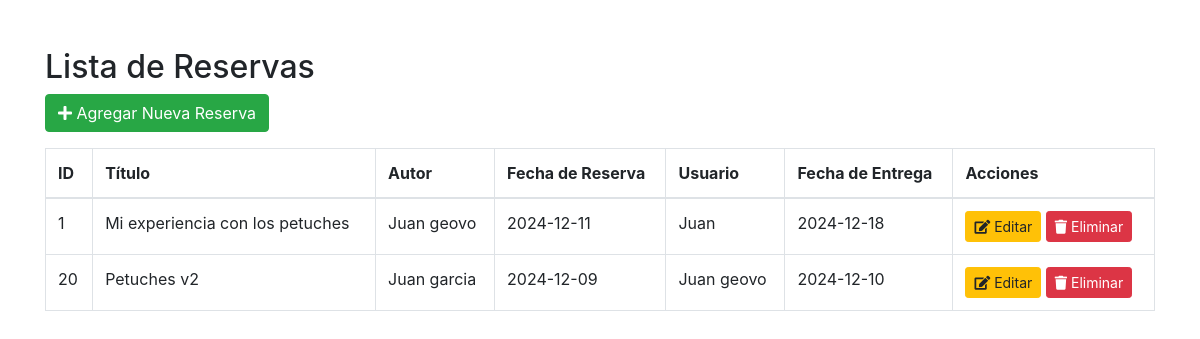
The page / on the database its author committed.
### tables this page shows
CREATE TABLE `reservas` (
  `id` int(11) NOT NULL,
  `titulo` varchar(255) NOT NULL,
  `autor` varchar(255) NOT NULL,
  `fecha_reserva` date NOT NULL,
  `usuario` varchar(255) NOT NULL,
  `fecha_entrega` date NOT NULL
);

### classes/CRUD.php (called while the page is built, shortened)
<?php
class CRUD {
    private $conn;
    public function __construct($db) {
        $this->conn = $db;
    }
    public function read() {
        $query = "SELECT * FROM reservas";
        $stmt = $this->conn->prepare($query);
        $stmt->execute();
        return $stmt;
    }
}
?>

### index.php (the view, shortened to what this page needs)
<?php
include 'classes/CRUD.php';
$database = new Database();
$db = $database->getConnection();
$crud = new CRUD($db);
$reservas = $crud->read();
?>
<!DOCTYPE html>
<html lang="es">
<head>
    <link href="https://stackpath.bootstrapcdn.com/bootstrap/4.5.2/css/bootstrap.min.css" rel="stylesheet">
    <link href="https://cdnjs.cloudflare.com/ajax/libs/font-awesome/5.15.3/css/all.min.css" rel="stylesheet">
    <link rel="stylesheet" href="https://cdn.jsdelivr.net/npm/sweetalert2@11/dist/sweetalert2.min.css">
</head>
<body>
    <div class="container mt-5 fade-in">
        <h2>Lista de Reservas</h2>
        <a href="crear.php" class="btn btn-success mb-3"><i class="fas fa-plus"></i> Agregar Nueva Reserva</a>
        <table class="table table-bordered">
            <thead>
                <tr>
                    <th>ID</th>
                    <th>Título</th>
                    <th>Autor</th>
                    <th>Fecha de Reserva</th>
                    <th>Usuario</th>
                    <th>Fecha de Entrega</th>
                    <th>Acciones</th>
                </tr>
            </thead>
            <tbody>
                <?php while ($reserva = $reservas->fetch(PDO::FETCH_ASSOC)) { ?>
                    <tr>
                        <td><?php echo $reserva['id']; ?></td>
                        <td><?php echo $reserva['titulo']; ?></td>
                        <td><?php echo $reserva['autor']; ?></td>
                        <td><?php echo $reserva['fecha_reserva']; ?></td>
                        <td><?php echo $reserva['usuario']; ?></td>
                        <td><?php echo $reserva['fecha_entrega']; ?></td>
                        <td>
                            <a href="editar.php?id=<?php echo $reserva['id']; ?>" class="btn btn-warning btn-sm"><i class="fas fa-edit"></i> Editar</a>
                            <a href="#" class="btn btn-danger btn-sm" onclick="confirmDelete(<?php echo $reserva['id']; ?>)"><i class="fas fa-trash"></i> Eliminar</a>
                        </td>
                    </tr>
                <?php } ?>
            </tbody>
        </table>
    </div>
</body>
</html>

### index.php (style rules this page uses)
.fade-in { animation: fadeIn 0.5s ease-in; }

### rows shown on the page
reservas: id "1", titulo "Mi experiencia con los petuches", autor "Juan geovo", fecha_reserva "2024-12-11", usuario "Juan", fecha_entrega "2024-12-18"
reservas: id "20", titulo "Petuches v2", autor "Juan garcia", fecha_reserva "2024-12-09", usuario "Juan geovo", fecha_entrega "2024-12-10"
